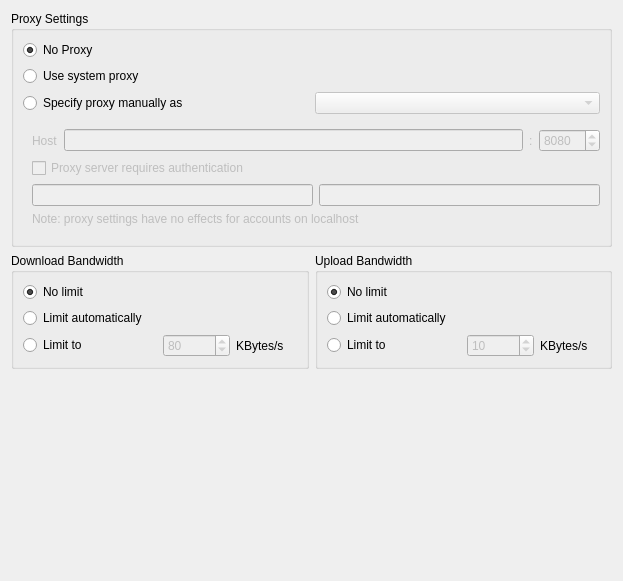
<?xml version="1.0" encoding="UTF-8"?>
<ui version="4.0">
 <class>OCC::NetworkSettings</class>
 <widget class="QWidget" name="OCC::NetworkSettings">
  <property name="geometry">
   <rect>
    <x>0</x>
    <y>0</y>
    <width>623</width>
    <height>581</height>
   </rect>
  </property>
  <property name="font">
   <font>
    <family>Microsoft Sans Serif</family>
   </font>
  </property>
  <property name="windowTitle">
   <string notr="true">Form</string>
  </property>
  <layout class="QGridLayout" name="gridLayout_3">
   <item row="0" column="0">
    <widget class="QGroupBox" name="proxyGroupBox">
     <property name="enabled">
      <bool>true</bool>
     </property>
     <property name="title">
      <string>Proxy Settings</string>
     </property>
     <layout class="QGridLayout" name="gridLayout">
      <item row="2" column="1">
       <widget class="QComboBox" name="typeComboBox">
        <property name="enabled">
         <bool>false</bool>
        </property>
       </widget>
      </item>
      <item row="0" column="0">
       <widget class="QRadioButton" name="noProxyRadioButton">
        <property name="text">
         <string>No Proxy</string>
        </property>
        <property name="checked">
         <bool>true</bool>
        </property>
        <attribute name="buttonGroup">
         <string notr="true">proxyButtonGroup</string>
        </attribute>
       </widget>
      </item>
      <item row="1" column="0">
       <widget class="QRadioButton" name="systemProxyRadioButton">
        <property name="text">
         <string>Use system proxy</string>
        </property>
        <attribute name="buttonGroup">
         <string notr="true">proxyButtonGroup</string>
        </attribute>
       </widget>
      </item>
      <item row="2" column="0">
       <widget class="QRadioButton" name="manualProxyRadioButton">
        <property name="text">
         <string>Specify proxy manually as</string>
        </property>
        <attribute name="buttonGroup">
         <string notr="true">proxyButtonGroup</string>
        </attribute>
       </widget>
      </item>
      <item row="3" column="0" colspan="2">
       <widget class="QWidget" name="manualSettings" native="true">
        <property name="enabled">
         <bool>false</bool>
        </property>
        <layout class="QVBoxLayout" name="verticalLayout">
         <property name="rightMargin">
          <number>0</number>
         </property>
         <item>
          <layout class="QHBoxLayout" name="horizontalLayout">
           <item>
            <widget class="QLabel" name="hostLabel">
             <property name="text">
              <string>Host</string>
             </property>
            </widget>
           </item>
           <item>
            <widget class="QLineEdit" name="hostLineEdit">
             <property name="sizePolicy">
              <sizepolicy hsizetype="MinimumExpanding" vsizetype="Fixed">
               <horstretch>0</horstretch>
               <verstretch>0</verstretch>
              </sizepolicy>
             </property>
             <property name="text">
              <string/>
             </property>
            </widget>
           </item>
           <item>
            <widget class="QLabel" name="label">
             <property name="text">
              <string notr="true">:</string>
             </property>
            </widget>
           </item>
           <item>
            <widget class="QSpinBox" name="portSpinBox">
             <property name="sizePolicy">
              <sizepolicy hsizetype="Maximum" vsizetype="Fixed">
               <horstretch>0</horstretch>
               <verstretch>0</verstretch>
              </sizepolicy>
             </property>
             <property name="minimum">
              <number>1</number>
             </property>
             <property name="maximum">
              <number>65535</number>
             </property>
             <property name="value">
              <number>8080</number>
             </property>
            </widget>
           </item>
          </layout>
         </item>
         <item>
          <widget class="QCheckBox" name="authRequiredcheckBox">
           <property name="enabled">
            <bool>false</bool>
           </property>
           <property name="text">
            <string>Proxy server requires authentication</string>
           </property>
          </widget>
         </item>
         <item>
          <widget class="QWidget" name="authWidgets" native="true">
           <property name="enabled">
            <bool>false</bool>
           </property>
           <layout class="QHBoxLayout" name="horizontalLayout_2">
            <property name="leftMargin">
             <number>0</number>
            </property>
            <property name="topMargin">
             <number>0</number>
            </property>
            <property name="rightMargin">
             <number>0</number>
            </property>
            <property name="bottomMargin">
             <number>0</number>
            </property>
            <item>
             <widget class="QLineEdit" name="userLineEdit">
              <property name="text">
               <string/>
              </property>
             </widget>
            </item>
            <item>
             <widget class="QLineEdit" name="passwordLineEdit">
              <property name="text">
               <string/>
              </property>
              <property name="echoMode">
               <enum>QLineEdit::Password</enum>
              </property>
             </widget>
            </item>
           </layout>
          </widget>
         </item>
         <item>
          <widget class="QLabel" name="labelLocalhost">
           <property name="text">
            <string>Note: proxy settings have no effects for accounts on localhost</string>
           </property>
          </widget>
         </item>
        </layout>
       </widget>
      </item>
     </layout>
    </widget>
   </item>
   <item row="1" column="0">
    <layout class="QHBoxLayout" name="horizontalLayout_5">
     <item>
      <widget class="QGroupBox" name="downloadBox">
       <property name="sizePolicy">
        <sizepolicy hsizetype="Preferred" vsizetype="Maximum">
         <horstretch>0</horstretch>
         <verstretch>0</verstretch>
        </sizepolicy>
       </property>
       <property name="title">
        <string>Download Bandwidth</string>
       </property>
       <layout class="QGridLayout" name="gridLayout_2">
        <item row="3" column="0">
         <widget class="QRadioButton" name="downloadLimitRadioButton">
          <property name="text">
           <string>Limit to</string>
          </property>
         </widget>
        </item>
        <item row="0" column="0" colspan="2">
         <widget class="QRadioButton" name="noDownloadLimitRadioButton">
          <property name="text">
           <string>No limit</string>
          </property>
          <property name="checked">
           <bool>true</bool>
          </property>
         </widget>
        </item>
        <item row="4" column="0" colspan="2">
         <spacer name="verticalSpacer_2">
          <property name="orientation">
           <enum>Qt::Vertical</enum>
          </property>
          <property name="sizeHint" stdset="0">
           <size>
            <width>147</width>
            <height>25</height>
           </size>
          </property>
         </spacer>
        </item>
        <item row="3" column="1">
         <layout class="QHBoxLayout" name="horizontalLayout_3">
          <item>
           <widget class="QSpinBox" name="downloadSpinBox">
            <property name="enabled">
             <bool>false</bool>
            </property>
            <property name="maximum">
             <number>999999</number>
            </property>
            <property name="value">
             <number>80</number>
            </property>
           </widget>
          </item>
          <item>
           <widget class="QLabel" name="label_3">
            <property name="text">
             <string>KBytes/s</string>
            </property>
           </widget>
          </item>
         </layout>
        </item>
        <item row="1" column="0" colspan="2">
         <widget class="QRadioButton" name="autoDownloadLimitRadioButton">
          <property name="toolTip">
           <string>Limit to 3/4 of estimated bandwidth</string>
          </property>
          <property name="text">
           <string>Limit automatically</string>
          </property>
         </widget>
        </item>
       </layout>
      </widget>
     </item>
     <item>
      <widget class="QGroupBox" name="uploadBox">
       <property name="sizePolicy">
        <sizepolicy hsizetype="Preferred" vsizetype="Maximum">
         <horstretch>0</horstretch>
         <verstretch>0</verstretch>
        </sizepolicy>
       </property>
       <property name="title">
        <string>Upload Bandwidth</string>
       </property>
       <layout class="QGridLayout" name="gridLayout_4">
        <item row="2" column="0">
         <widget class="QRadioButton" name="uploadLimitRadioButton">
          <property name="text">
           <string>Limit to</string>
          </property>
         </widget>
        </item>
        <item row="1" column="0" colspan="2">
         <widget class="QRadioButton" name="autoUploadLimitRadioButton">
          <property name="toolTip">
           <string>Limit to 3/4 of estimated bandwidth</string>
          </property>
          <property name="text">
           <string>Limit automatically</string>
          </property>
         </widget>
        </item>
        <item row="0" column="0" colspan="2">
         <widget class="QRadioButton" name="noUploadLimitRadioButton">
          <property name="text">
           <string>No limit</string>
          </property>
          <property name="checked">
           <bool>true</bool>
          </property>
         </widget>
        </item>
        <item row="2" column="1">
         <layout class="QHBoxLayout" name="horizontalLayout_4">
          <item>
           <widget class="QSpinBox" name="uploadSpinBox">
            <property name="enabled">
             <bool>false</bool>
            </property>
            <property name="minimum">
             <number>1</number>
            </property>
            <property name="maximum">
             <number>999999</number>
            </property>
            <property name="value">
             <number>10</number>
            </property>
           </widget>
          </item>
          <item>
           <widget class="QLabel" name="label_4">
            <property name="text">
             <string>KBytes/s</string>
            </property>
           </widget>
          </item>
         </layout>
        </item>
       </layout>
       <zorder>autoUploadLimitRadioButton</zorder>
       <zorder>uploadLimitRadioButton</zorder>
       <zorder>noUploadLimitRadioButton</zorder>
      </widget>
     </item>
    </layout>
   </item>
   <item row="2" column="0">
    <spacer name="verticalSpacer">
     <property name="orientation">
      <enum>Qt::Vertical</enum>
     </property>
     <property name="sizeHint" stdset="0">
      <size>
       <width>20</width>
       <height>0</height>
      </size>
     </property>
    </spacer>
   </item>
  </layout>
 </widget>
 <resources/>
 <connections>
  <connection>
   <sender>downloadLimitRadioButton</sender>
   <signal>toggled(bool)</signal>
   <receiver>downloadSpinBox</receiver>
   <slot>setEnabled(bool)</slot>
   <hints>
    <hint type="sourcelabel">
     <x>73</x>
     <y>69</y>
    </hint>
    <hint type="destinationlabel">
     <x>131</x>
     <y>78</y>
    </hint>
   </hints>
  </connection>
  <connection>
   <sender>uploadLimitRadioButton</sender>
   <signal>toggled(bool)</signal>
   <receiver>uploadSpinBox</receiver>
   <slot>setEnabled(bool)</slot>
   <hints>
    <hint type="sourcelabel">
     <x>322</x>
     <y>101</y>
    </hint>
    <hint type="destinationlabel">
     <x>411</x>
     <y>106</y>
    </hint>
   </hints>
  </connection>
 </connections>
 <buttongroups>
  <buttongroup name="proxyButtonGroup"/>
 </buttongroups>
</ui>
